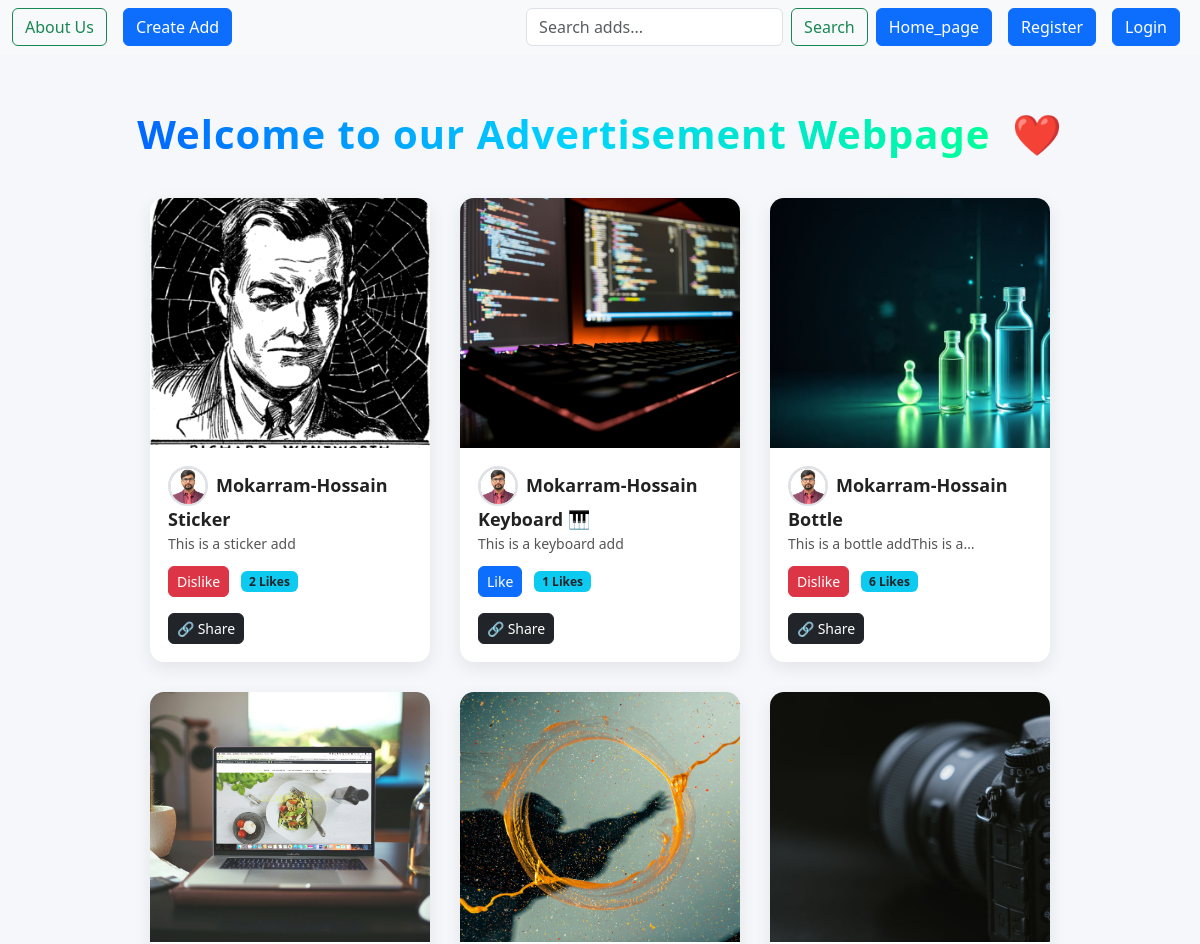
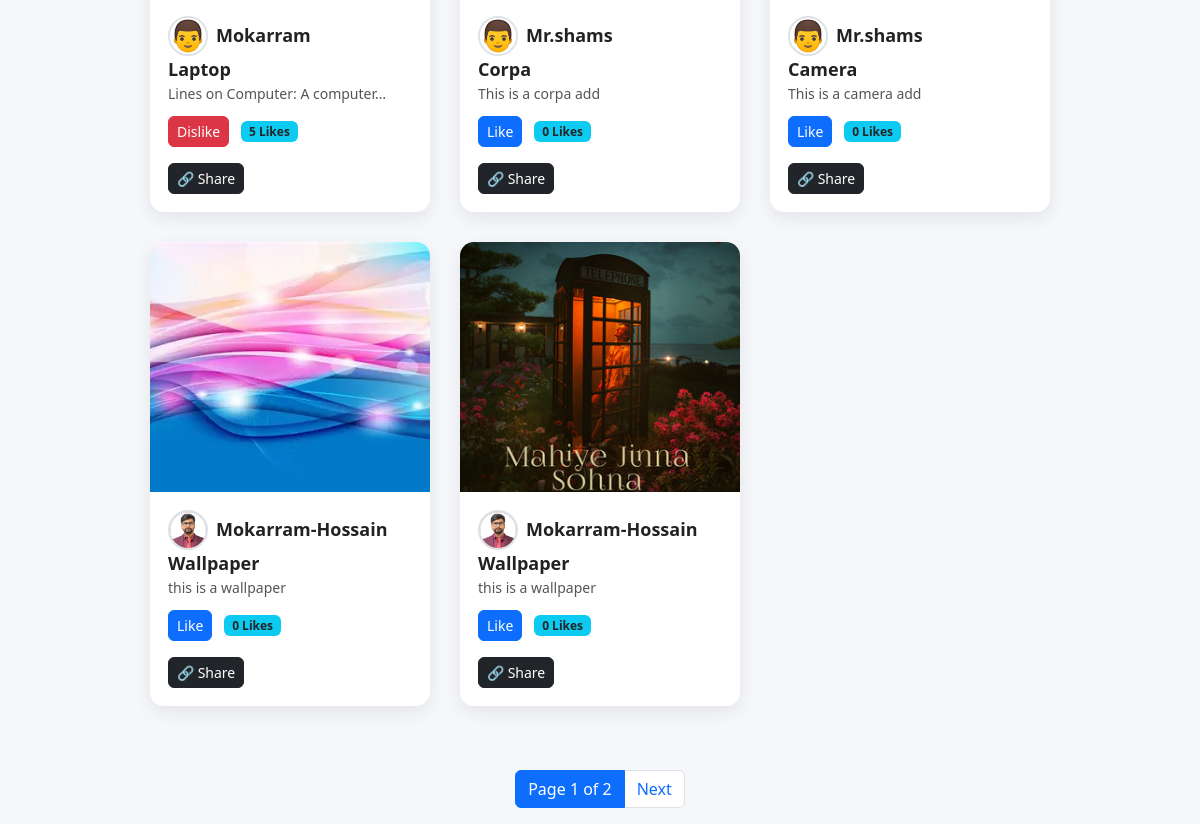
Before: / with the older database file (2 pictures, top to bottom).
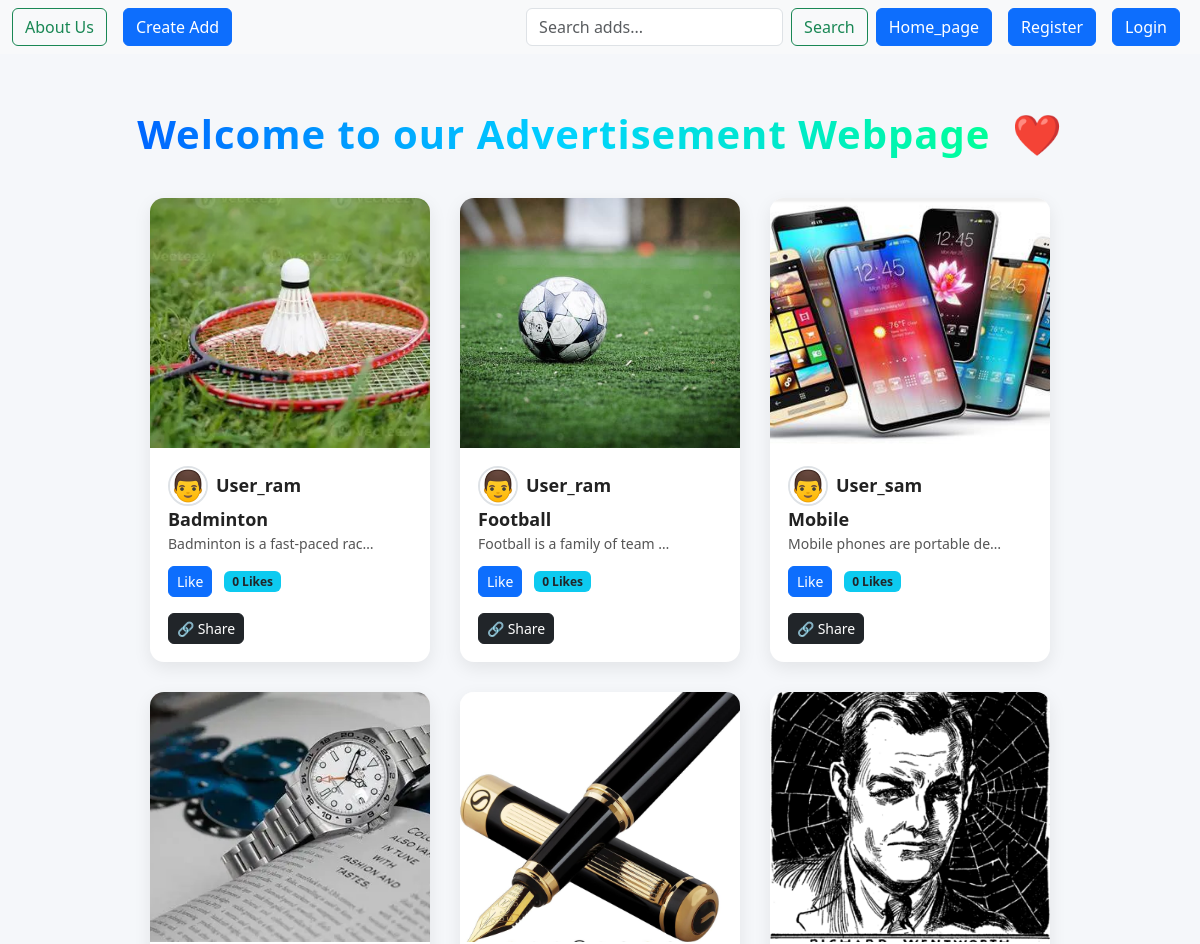
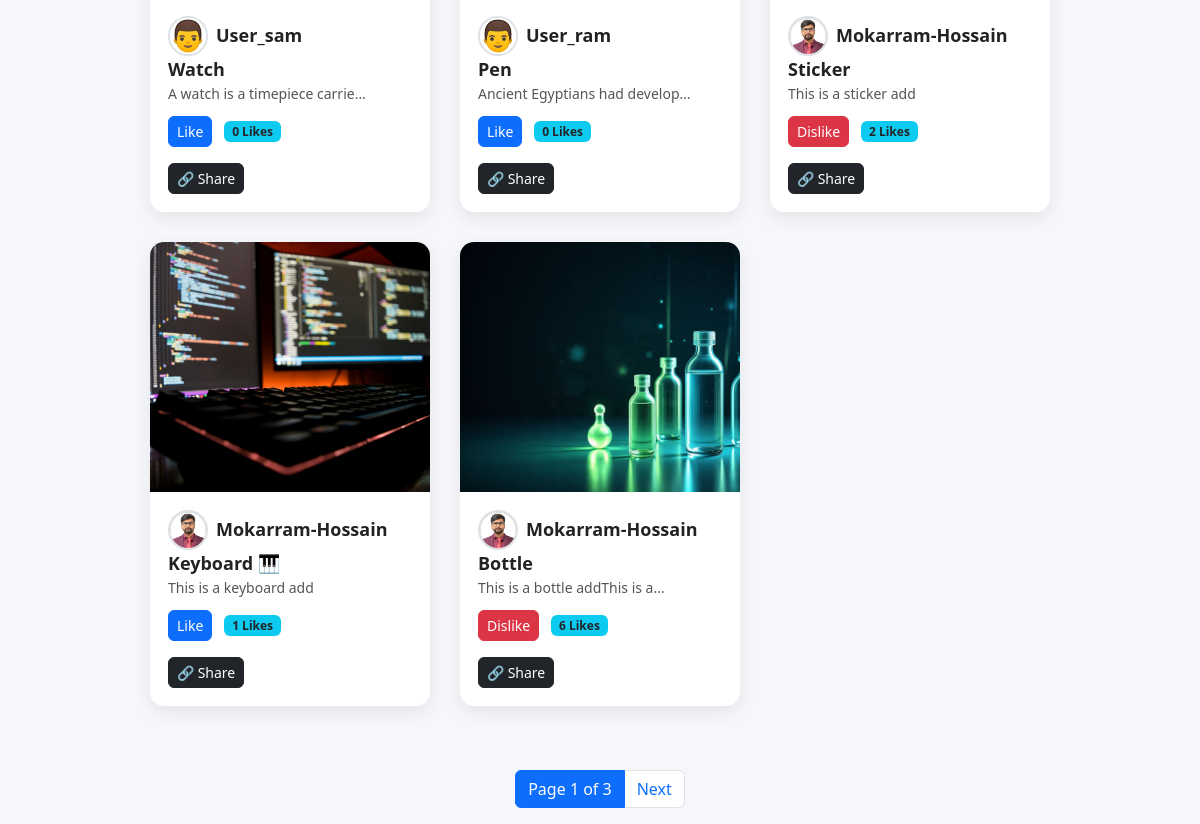
After: the same page with the newer database file (2 pictures, top to bottom).
### tweet/models.py (models this page shows, shortened)
class Tweet(models.Model):
    user = models.ForeignKey(User, on_delete=models.CASCADE)
    phone = models.CharField(max_length=20, blank=True, null=True)
    title = models.CharField(max_length=50, blank=True, null=True)
    text = models.TextField(max_length=500)
    photo = models.ImageField(upload_to='photos/', blank=True, null=True)
    created_at = models.DateField(auto_now=True)

class UserProfile(models.Model):
    user = models.OneToOneField(User, on_delete=models.CASCADE)
    profile_photo = models.ImageField(
        upload_to='profile_pics/',
        default='photos/man1.webp',
        blank=True, null=True
    )

### tweet/views.py (the view)
# urls.py: path('', views.tweet_list, name='tweet_list'),
def tweet_list(request):
    query = (request.GET.get("q", "")).strip()
    if query:
        tweets = Tweet.objects.filter(Q(text__icontains=query)|Q(user__username__icontains=query)|
                                      Q(title__icontains=query)).order_by('-created_at')
    else:
        tweets = Tweet.objects.all().order_by('-created_at')
    paginator = Paginator(tweets, 8)  # 8 ads per page
    page_number = request.GET.get("page")
    tweets = paginator.get_page(page_number)
    session_id = request.session.session_key
    if not session_id:
        request.session.create()
        session_id = request.session.session_key
    liked_tweets = Like.objects.filter(session_id=session_id).values_list('tweet_id', flat=True)
    return render(request, 'tweet_list.html', {
        'tweets': tweets,
        'liked_tweets': liked_tweets,
        'query': query,
    })

### tweet/templates/tweet_list.html (shortened to what this page needs)
{% extends "layout.html" %}
{% block content %}
{% load static %}
<link rel="stylesheet" href="{% static 'style.css' %}">
<h1 class="page-title">
    {% if user.is_authenticated %}
        <span class="title-text">Welcome back, {{ user.username }}</span>
        <span class="heart">❤️</span>
    {% else %}
        <span class="title-text">Welcome to our Advertisement Webpage</span>
        <span class="heart">❤️</span>
    {% endif %}
</h1>
<div class="container ads-container">
    {% for tweet in tweets %}
        <div class="ad-card" onclick="window.location.href='{% url 'tweet_detail' tweet.id %}'">
            {% if tweet.photo %}
                <img src="{{ tweet.photo.url }}" class="ad-img" alt="Ad Image">
            {% endif %}
            <div class="card-body">
                <div class="d-flex align-items-center gap-2">
                    <a href="{% url 'view_user_profile' tweet.user.id %}">
                        <img src="{% if tweet.user.userprofile.profile_photo %}
                                        {{ tweet.user.userprofile.profile_photo.url }}
                                    {% else %}
                                        {% static 'images/default_profile.png' %}
                                    {% endif %}"
                            class="rounded-circle border border-2"
                            width="40" height="40">
                    </a>
                    <h5 class="card-title mb-0">
                        {{ tweet.user.username|truncatechars:20 }}
                    </h5>
                </div>
                <p class="card-title mb-0">{{ tweet.title|truncatechars:20 }}</p>
                <p class="card-text">{{ tweet.text|truncatechars:30 }}</p>
                <div class="d-flex align-items-center mt-2" style="gap: 12px;">
                    {% if tweet.id in liked_tweets %}
                        <a href="{% url 'like_tweet' tweet.id %}" class="btn btn-danger btn-sm">Dislike</a>
                    {% else %}
                        <a href="{% url 'like_tweet' tweet.id %}" class="btn btn-primary btn-sm">Like</a>
                    {% endif %}
                    <span class="badge bg-info text-dark">
                        {{ tweet.likes.count }} Likes
                    </span>
                </div>
                <div class="mt-3 d-flex" style="gap: 30px;">
                    <button class="btn btn-dark btn-sm"
                        onclick="sharePost('{{ request.build_absolute_uri }}tweet/{{ tweet.id }}/')">
                        🔗 Share
                    </button>
                </div>
            </div>
        </div>
    {% endfor %}
</div>
<div class="d-flex justify-content-center mt-4">
    <nav>
        <ul class="pagination">
            <li class="page-item active">
                <span class="page-link">
                  Page {{ tweets.number }} of {{ tweets.paginator.num_pages }}
                </span>
            </li>
            {% if tweets.has_next %}
            <li class="page-item">
                <a class="page-link" href="?page={{ tweets.next_page_number }}{% if query %}&q={{ query }}{% endif %}">
                  Next
                </a>
            </li>
            {% endif %}
        </ul>
    </nav>
</div>
{% endblock %}

Changed rows visible on the page:
no longer on this page (row unchanged): Tweet: photo (picture), user.profile_photo (picture), user.username "Mokarram", title "Laptop", text "Lines on Computer: A computer…", shows "Dislike", likes.count "5"
no longer on this page (row unchanged): Tweet: photo (picture), user.profile_photo (picture), user.username "Mr.shams", title "Corpa", text "This is a corpa add", shows "Like", likes.count "0"
no longer on this page (row unchanged): Tweet: photo (picture), user.profile_photo (picture), user.username "Mr.shams", title "Camera", text "This is a camera add", shows "Like", likes.count "0"
no longer on this page (row unchanged): Tweet: photo (picture), user.profile_photo (picture), user.username "Mokarram-Hossain", title "Wallpaper", text "this is a wallpaper", shows "Like", likes.count "0"
no longer on this page (row unchanged): Tweet: photo (picture), user.profile_photo (picture), user.username "Mokarram-Hossain", title "Wallpaper", text "this is a wallpaper", shows "Like", likes.count "0"
added Tweet: photo (picture), user.profile_photo (picture), user.username "User_ram", title "Badminton", text "Badminton is a fast-paced rac…", shows "Like", likes.count "0"
added Tweet: photo (picture), user.profile_photo (picture), user.username "User_ram", title "Football", text "Football is a family of team …", shows "Like", likes.count "0"
added Tweet: photo (picture), user.profile_photo (picture), user.username "User_sam", title "Mobile", text "Mobile phones are portable de…", shows "Like", likes.count "0"
added Tweet: photo (picture), user.profile_photo (picture), user.username "User_sam", title "Watch", text "A watch is a timepiece carrie…", shows "Like", likes.count "0"
added Tweet: photo (picture), user.profile_photo (picture), user.username "User_ram", title "Pen", text "Ancient Egyptians had develop…", shows "Like", likes.count "0"
Other visible differences:
{{ tweets.paginator.num_pages }}: "2" → "3"
